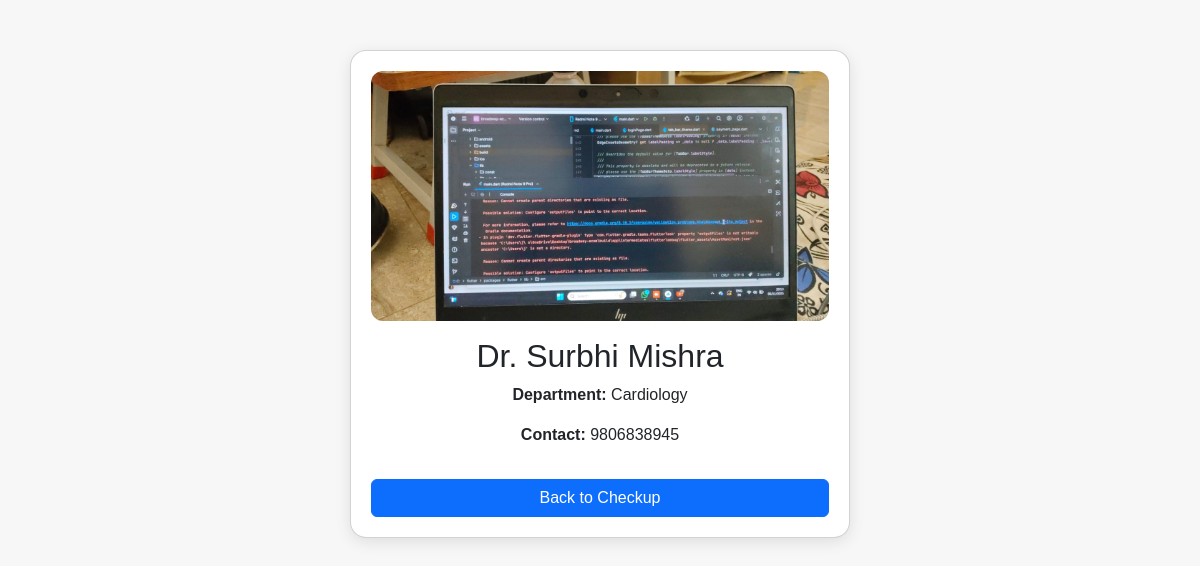
The app's page /checkup/doctor/1/, older data.
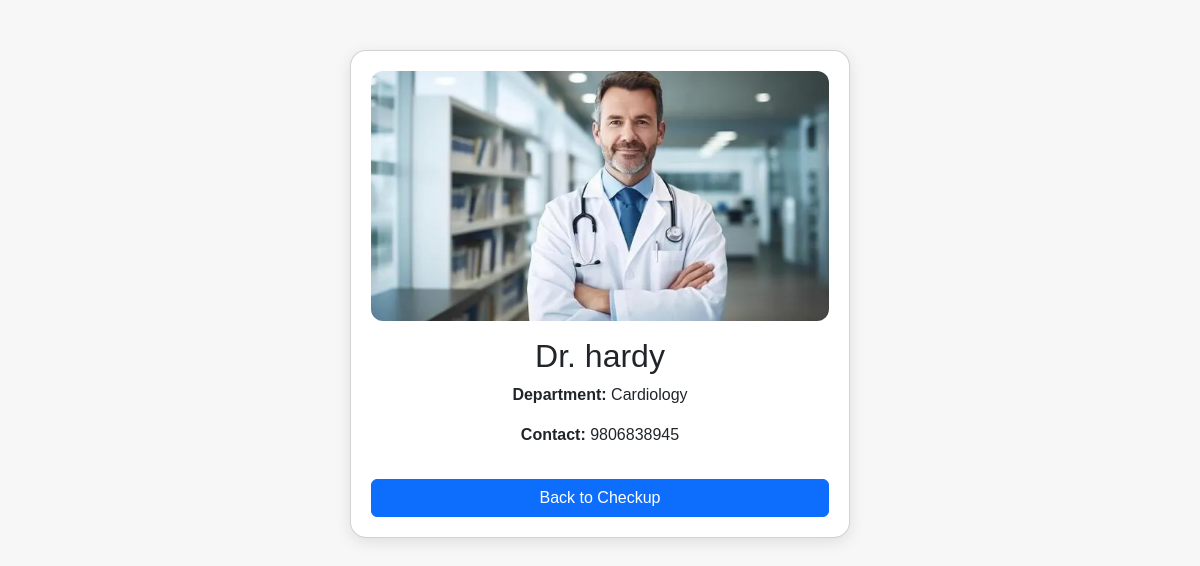
The same page, newer data.
### doctors/models.py (models this page shows, shortened)
class Doctor(models.Model):
    name = models.CharField(max_length=100)
    department = models.ForeignKey(Department, on_delete=models.CASCADE)
    contact_number = models.CharField(max_length=15)
    image = models.ImageField(upload_to='doctors/', blank=True, null=True)

class Department(models.Model):
    name = models.CharField(max_length=100)

### doctors/views.py (the view)
# urls.py: path('doctor/<int:pk>/', doctor_detail_view, name='doctor_detail'),
def doctor_detail_view(request, pk):
    doctor = get_object_or_404(Doctor, pk=pk)
    return render(request, 'doctors/doctor_detail.html', {'doctor': doctor})

### doctors/templates/doctors/doctor_detail.html (shortened to what this page needs)
{% load static %}
<!DOCTYPE html>
<html lang="en">
<head>
    <link href="https://cdn.jsdelivr.net/npm/bootstrap@5.3.0/dist/css/bootstrap.min.css" rel="stylesheet">
</head>
<body>
    <div class="card text-center">
        {% if doctor.image %}
            <img src="{{ doctor.image.url }}" alt="{{ doctor.name }}" class="doctor-img mb-3">
        {% endif %}
        <h2>{{ doctor.name }}</h2>
        <p><strong>Department:</strong> {{ doctor.department.name }}</p>
        <p><strong>Contact:</strong> {{ doctor.contact_number }}</p>
        <a href="{% url 'start_checkup' %}" class="btn btn-primary mt-3">Back to Checkup</a>
    </div>
</body>
</html>

Row changes from the older to the newer data that the page shows:
changed Doctor "Cardiology": image: a different picture; name "Dr. Surbhi Mishra" → "Dr. hardy"
